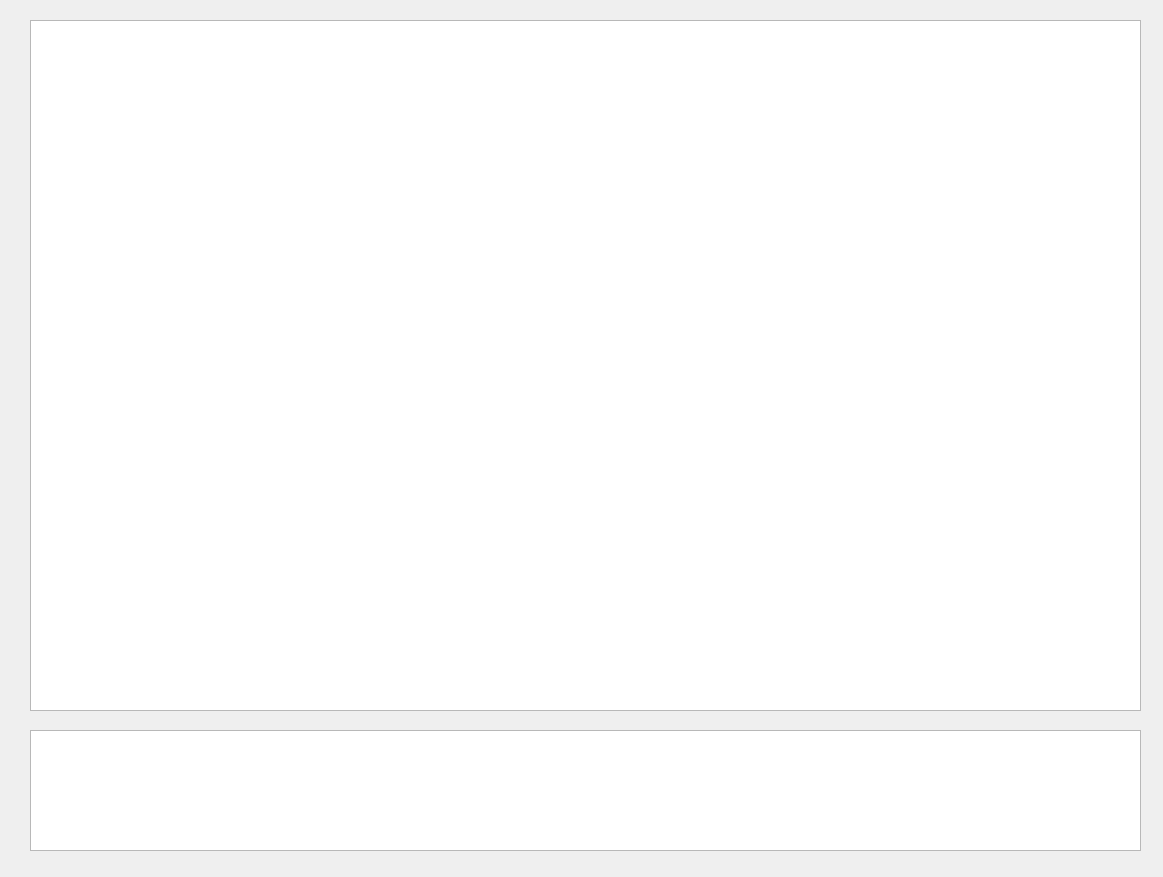
<?xml version="1.0" encoding="UTF-8"?>
<ui version="4.0">
 <class>MainWindow</class>
 <widget class="QMainWindow" name="MainWindow">
  <property name="geometry">
   <rect>
    <x>0</x>
    <y>0</y>
    <width>1163</width>
    <height>877</height>
   </rect>
  </property>
  <property name="windowTitle">
   <string>MainWindow</string>
  </property>
  <widget class="QWidget" name="centralWidget">
   <widget class="QTextEdit" name="textEdit_result">
    <property name="geometry">
     <rect>
      <x>30</x>
      <y>730</y>
      <width>1111</width>
      <height>121</height>
     </rect>
    </property>
   </widget>
   <widget class="QTableView" name="tableView">
    <property name="geometry">
     <rect>
      <x>30</x>
      <y>20</y>
      <width>1111</width>
      <height>691</height>
     </rect>
    </property>
   </widget>
  </widget>
 </widget>
 <resources/>
 <connections/>
</ui>
